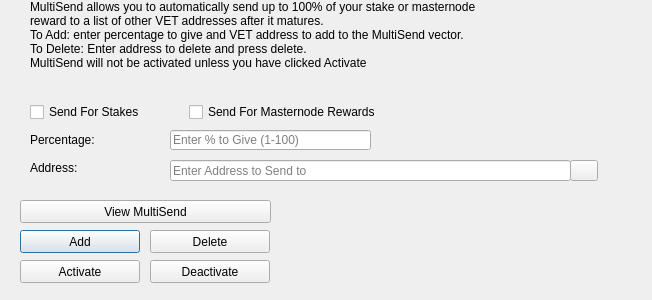
<?xml version="1.0" encoding="UTF-8"?>
<ui version="4.0">
 <class>MultiSendDialog</class>
 <widget class="QDialog" name="MultiSendDialog">
  <property name="windowModality">
   <enum>Qt::NonModal</enum>
  </property>
  <property name="geometry">
   <rect>
    <x>0</x>
    <y>0</y>
    <width>652</width>
    <height>300</height>
   </rect>
  </property>
  <property name="windowTitle">
   <string>MultiSend</string>
  </property>
  <widget class="QLineEdit" name="multiSendPercentEdit">
   <property name="geometry">
    <rect>
     <x>170</x>
     <y>130</y>
     <width>201</width>
     <height>20</height>
    </rect>
   </property>
   <property name="toolTip">
    <string>Enter whole numbers 1 - 100</string>
   </property>
   <property name="placeholderText">
    <string>Enter % to Give (1-100)</string>
   </property>
  </widget>
  <widget class="QLineEdit" name="multiSendAddressEdit">
   <property name="geometry">
    <rect>
     <x>170</x>
     <y>160</y>
     <width>401</width>
     <height>21</height>
    </rect>
   </property>
   <property name="toolTip">
    <string/>
   </property>
   <property name="placeholderText">
    <string>Enter Address to Send to</string>
   </property>
  </widget>
  <widget class="QLabel" name="label_2">
   <property name="geometry">
    <rect>
     <x>30</x>
     <y>0</y>
     <width>451</width>
     <height>121</height>
    </rect>
   </property>
   <property name="lineWidth">
    <number>1</number>
   </property>
   <property name="text">
    <string>MultiSend allows you to automatically send up to 100% of your stake or masternode reward to a list of other VET addresses after it matures.
To Add: enter percentage to give and VET address to add to the MultiSend vector.
To Delete: Enter address to delete and press delete.
MultiSend will not be activated unless you have clicked Activate</string>
   </property>
   <property name="alignment">
    <set>Qt::AlignLeading|Qt::AlignLeft|Qt::AlignTop</set>
   </property>
   <property name="wordWrap">
    <bool>true</bool>
   </property>
  </widget>
  <widget class="QLabel" name="message">
   <property name="geometry">
    <rect>
     <x>290</x>
     <y>200</y>
     <width>351</width>
     <height>91</height>
    </rect>
   </property>
   <property name="text">
    <string/>
   </property>
  </widget>
  <widget class="QPushButton" name="addButton">
   <property name="geometry">
    <rect>
     <x>20</x>
     <y>230</y>
     <width>120</width>
     <height>23</height>
    </rect>
   </property>
   <property name="toolTip">
    <string/>
   </property>
   <property name="statusTip">
    <string>Add to MultiSend Vector</string>
   </property>
   <property name="text">
    <string>Add</string>
   </property>
  </widget>
  <widget class="QPushButton" name="disableButton">
   <property name="geometry">
    <rect>
     <x>150</x>
     <y>260</y>
     <width>120</width>
     <height>23</height>
    </rect>
   </property>
   <property name="statusTip">
    <string>Deactivate MultiSend</string>
   </property>
   <property name="text">
    <string>Deactivate</string>
   </property>
  </widget>
  <widget class="QPushButton" name="addressBookButton">
   <property name="geometry">
    <rect>
     <x>570</x>
     <y>160</y>
     <width>28</width>
     <height>21</height>
    </rect>
   </property>
   <property name="toolTip">
    <string>Choose an address from the address book</string>
   </property>
   <property name="text">
    <string/>
   </property>
   <property name="icon">
    <iconset resource="../vetani.qrc">
     <normaloff>:/icons/address-book</normaloff>:/icons/address-book</iconset>
   </property>
   <property name="shortcut">
    <string>Alt+A</string>
   </property>
   <property name="autoDefault">
    <bool>false</bool>
   </property>
  </widget>
  <widget class="QLabel" name="label">
   <property name="geometry">
    <rect>
     <x>30</x>
     <y>130</y>
     <width>121</width>
     <height>20</height>
    </rect>
   </property>
   <property name="toolTip">
    <string>Percentage of stake to send</string>
   </property>
   <property name="text">
    <string>Percentage:</string>
   </property>
  </widget>
  <widget class="QLabel" name="label_5">
   <property name="geometry">
    <rect>
     <x>30</x>
     <y>160</y>
     <width>111</width>
     <height>16</height>
    </rect>
   </property>
   <property name="toolTip">
    <string>Address to send portion of stake to</string>
   </property>
   <property name="text">
    <string>Address:</string>
   </property>
  </widget>
  <widget class="QPushButton" name="deleteButton">
   <property name="geometry">
    <rect>
     <x>150</x>
     <y>230</y>
     <width>120</width>
     <height>23</height>
    </rect>
   </property>
   <property name="toolTip">
    <string/>
   </property>
   <property name="statusTip">
    <string>Delete Address From MultiSend Vector</string>
   </property>
   <property name="text">
    <string>Delete</string>
   </property>
  </widget>
  <widget class="QPushButton" name="activateButton">
   <property name="geometry">
    <rect>
     <x>20</x>
     <y>260</y>
     <width>120</width>
     <height>23</height>
    </rect>
   </property>
   <property name="statusTip">
    <string>Activate MultiSend</string>
   </property>
   <property name="text">
    <string>Activate</string>
   </property>
  </widget>
  <widget class="QPushButton" name="viewButton">
   <property name="geometry">
    <rect>
     <x>20</x>
     <y>200</y>
     <width>251</width>
     <height>23</height>
    </rect>
   </property>
   <property name="toolTip">
    <string/>
   </property>
   <property name="statusTip">
    <string>View MultiSend Vector</string>
   </property>
   <property name="text">
    <string>View MultiSend</string>
   </property>
  </widget>
  <widget class="QWidget" name="horizontalLayoutWidget">
   <property name="geometry">
    <rect>
     <x>30</x>
     <y>100</y>
     <width>351</width>
     <height>24</height>
    </rect>
   </property>
   <layout class="QHBoxLayout" name="horizontalLayout">
    <item>
     <widget class="QCheckBox" name="multiSendStakeCheckBox">
      <property name="text">
       <string>Send For Stakes</string>
      </property>
     </widget>
    </item>
    <item>
     <widget class="QCheckBox" name="multiSendMasternodeCheckBox">
      <property name="text">
       <string>Send For Masternode Rewards</string>
      </property>
     </widget>
    </item>
   </layout>
  </widget>
 </widget>
 <resources>
  <include location="../vetani.qrc"/>
 </resources>
 <connections/>
</ui>
